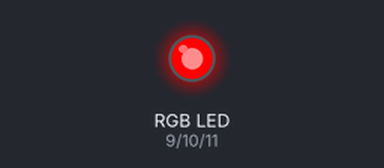
A sketch run on a simulated Arduino Uno, built with avr-gcc and run on an emulated ATmega328P. On the bench: an RGB LED mixed from three pins (HIGH = lit).

Above: at 1.0 s.
At 5.0 s:
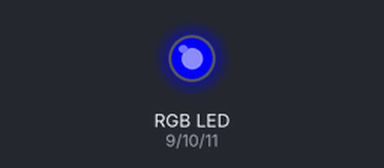
At 7.0 s:
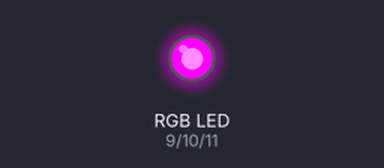
At 9.0 s:
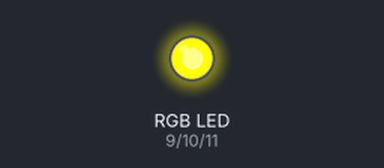
At 13.0 s:
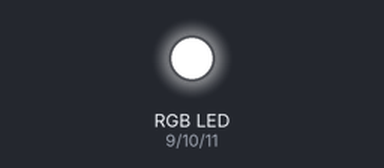
At 17.0 s:
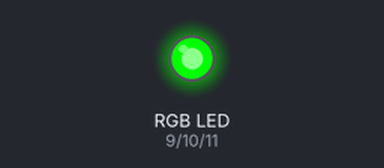
Timing chart, 0 to 18.2 s (numbered marks = the images above):
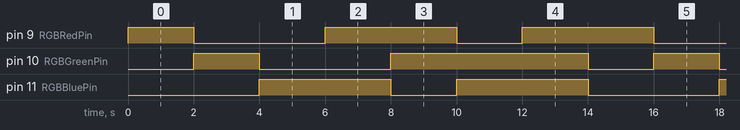

The sketch:

Code.ino
```cpp
//Name :- Kunjesh Kantilal Ramani (200515106)
//Date :- 25th May 2022
//Week :- Lab 2 LEVEL 1
// Description :-  Copy and paste the source code from the given pdf


int RGBRedPin = 9; //The red RGB LED is connected pin 9 of the Arduino.
int RGBGreenPin = 10; //The green RGB LED is connected pin 10 of the Arduino.
int RGBBluePin = 11; //The blue RGB LED is connected pin 11 of the Arduino.
int waitTime = 2000; //Sets the amount of time to wait between color changes.


void setup() { //The Setup function runs once.
pinMode(RGBRedPin, OUTPUT); //Setup red RGB LED pin as an output pin.
pinMode(RGBGreenPin, OUTPUT); //Setup green RGB LED pin as an output pin.
pinMode(RGBBluePin, OUTPUT); //Setup blue RGB LED pin as an output pin.
}


void loop() { //The loop function runs forever.

//Display Red
digitalWrite(RGBRedPin, HIGH); //Turn on RED
delay(waitTime); //Wait for 2 seconds
digitalWrite(RGBRedPin, LOW); //Turn off Red

//Display Green
digitalWrite(RGBGreenPin, HIGH); //Turn on RED
delay(waitTime); //Wait for 2 seconds
digitalWrite(RGBGreenPin, LOW); //Turn off Red

//Display Blue
digitalWrite(RGBBluePin, HIGH); //Turn on RED
delay(waitTime); //Wait for 2 seconds
digitalWrite(RGBBluePin, LOW); //Turn off Red

//Display Magenta (Red + Blue)
digitalWrite(RGBRedPin, HIGH); //Turn on RED
digitalWrite(RGBBluePin, HIGH); //Turn on RED
delay(waitTime); //Wait for 2 seconds
digitalWrite(RGBRedPin, LOW); //Turn off Red
digitalWrite(RGBBluePin, LOW); //Turn on RED

//Display Yellow (Red + Green)
digitalWrite(RGBRedPin, HIGH); //Turn on RED
digitalWrite(RGBGreenPin, HIGH); //Turn on RED
delay(waitTime); //Wait for 2 seconds
digitalWrite(RGBRedPin, LOW); //Turn off Red
digitalWrite(RGBGreenPin, LOW); //Turn of RED

//Display Cyan (Blue + Green)
digitalWrite(RGBBluePin, HIGH); //Turn on BLUE
digitalWrite(RGBGreenPin, HIGH); //Turn on GREEN
delay(waitTime); //Wait for 2 seconds
digitalWrite(RGBBluePin, LOW); //Turn of BLUE
digitalWrite(RGBGreenPin, LOW); //Turn off GREEN

//Display White (Red + Blue + Green)
digitalWrite(RGBRedPin, HIGH); //Turn on RED
digitalWrite(RGBBluePin, HIGH); //Turn on BLUE
digitalWrite(RGBGreenPin, HIGH); //Turn on GREEN
delay(waitTime); //Wait for 2 seconds

digitalWrite(RGBRedPin, LOW); //Turn off RED
digitalWrite(RGBBluePin, LOW); //Turn off BLUE
digitalWrite(RGBGreenPin, LOW); //Turn off GREEN
}
```

Measured:
- by itself, pin 9 (RGBRedPin): repeats every 14.0 s: LOW 4.0 s, HIGH 4.0 s, LOW 2.0 s, HIGH 4.0 s
- by itself, pin 10 (RGBGreenPin): repeats every 14.0 s: LOW 4.0 s, HIGH 6.0 s, LOW 2.0 s, HIGH 2.0 s
- by itself, pin 11 (RGBBluePin): repeats every 14.0 s: LOW 2.0 s, HIGH 4.0 s, LOW 4.0 s, HIGH 4.0 s
